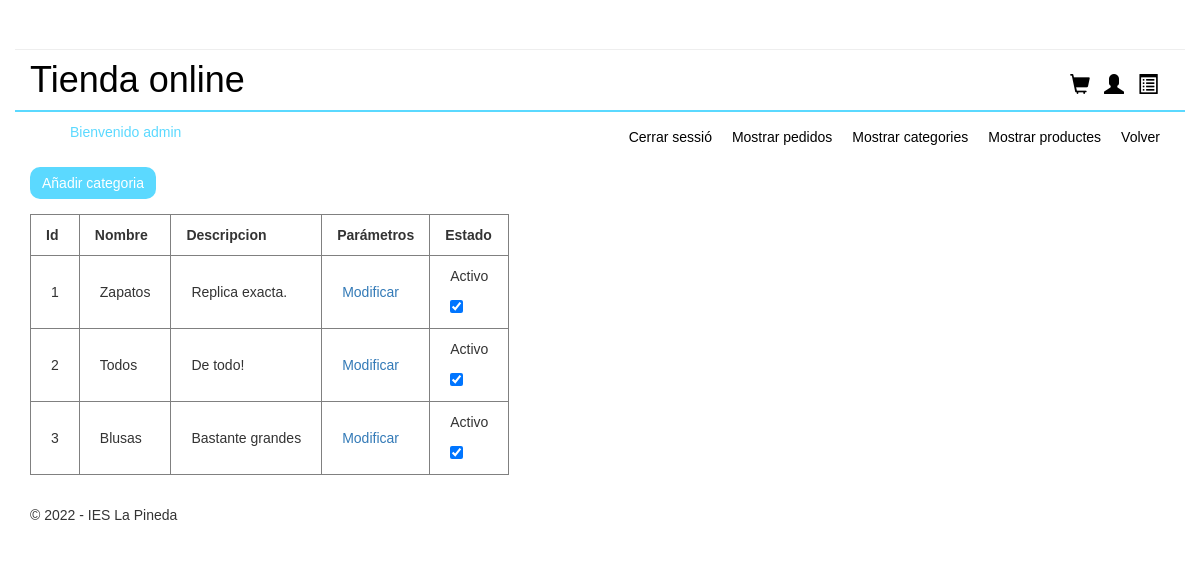
Page /admin/admin.php?controller=Administrador&action=iniciarVistaCategorias (signed in) on the earlier database version.
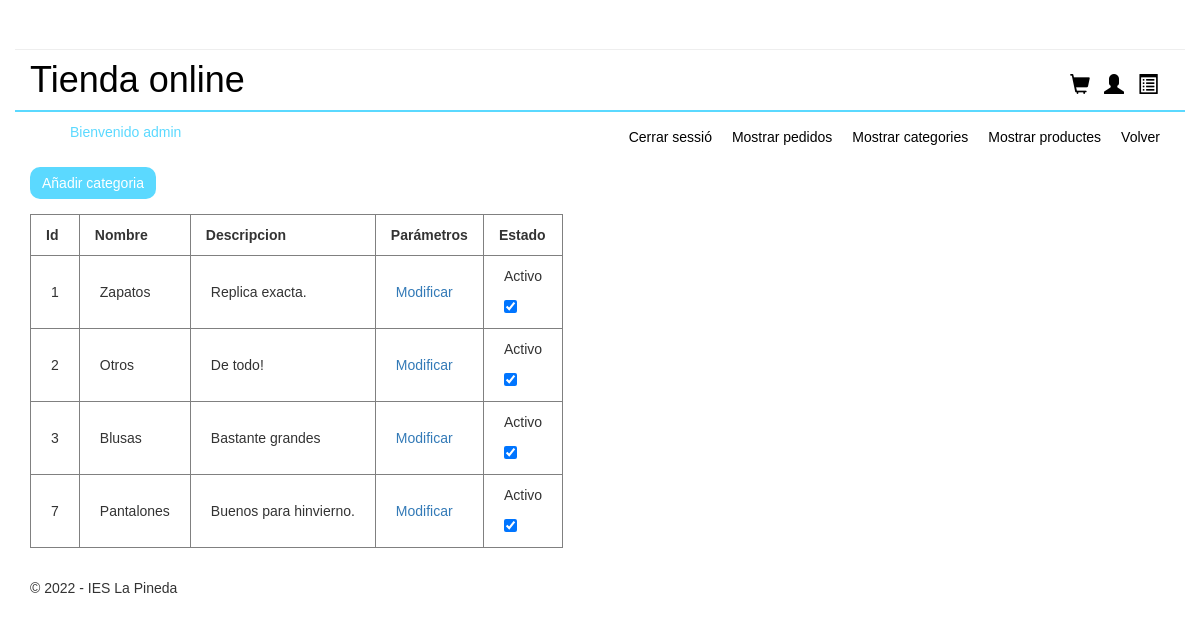
Same page on the later database version.
### tables this page shows
CREATE TABLE `categorias` (
  `id_categoria` int(255) NOT NULL,
  `nombre` varchar(255) NOT NULL,
  `descripcion` varchar(255) NOT NULL,
  `isactive` int(1) NOT NULL
);

### admin/controllers/AdministradorController.php (called while the page is built, shortened)
<?php
class AdministradorController
{
    public function iniciarVistaCategorias()
    {
        require_once "./models/administrador.php";
        $administrador = new Administrador();
        $todasLasCategorias = $administrador->mostrarCategorias();
        require_once "./views/mostrarCategorias.php";
    }
}

### models/database.php (called while the page is built, shortened)
<?php
class Database{
    public function __construct(){
        $servername = "localhost";
        $dbname= "botiga";
        $username = "root";
        $password = "";
		$this->db = new PDO("mysql:host=$servername;dbname=$dbname",$username, $password);
    }
}

### admin/models/administrador.php (called while the page is built, shortened)
<?php
require_once("../models/database.php");
class Administrador extends Database
{
    function mostrarCategorias()
    {
        $stmt = $this->db->prepare("SELECT * FROM categorias");
        $categories = array();
        if ($stmt->execute()) {
            while ($row = $stmt->fetch(PDO::FETCH_ASSOC)) {
                $categories[] = $row;
            }
        }
        return $categories;
    }
}

### admin/views/mostrarCategorias.php (the view, shortened to what this page needs)
<?php
  if ($_SESSION['role'] == 'admin') {
    echo "<a id='añadir_categoria' href='admin.php?controller=Administrador&action=iniciarAltaCategoria' class='btn btn-primary'>Añadir categoria</a>";
    echo "<table border='1' id='tablacategorias'>";
    echo "<tr>";
    echo "<th>Id</th>";
    echo "<th>Nombre</th>";
    echo "<th>Descripcion</th>";
    echo "<th>Parámetros</th>";
    echo "<th>Estado</th>";
    echo "</tr>";
    foreach ($todasLasCategorias as $categoria) {
      echo "<tr>";
      echo "<td>".$categoria['id_categoria']."</td>";
      echo "<td>". $categoria['nombre'] . "</td>";
      echo "<td>".$categoria['descripcion'] . "</td>";
      echo "<td><a href='?controller=Administrador&action=iniciarModificarCategoria&id_categoria=".$categoria['id_categoria']."'>Modificar</a></td>";
      echo "<td>";
      if ($categoria['isactive'] == 1) {
        echo "<p>Activo</p>";
      } else {
        echo "<p>Inactivo</p>";
      }
      echo "<form action='?controller=Administrador&action=activarCategoria' method='post'>";
      echo "<input type='checkbox' onChange='this.form.submit()' name='isactive' ";
      if ($categoria['isactive'] == 1) {
        echo "checked";
      } else {
        echo "";
      }
      echo ">";
      echo "</form>";
      echo "</tr>";
  }
    echo "</table>";
  } else {
    echo "<p>No tienes permisos para ver esta página</p>";
    header("Refresh:3; url=admin.php");
  }
?>

Differences in the rows shown:
changed categorias "De todo!": nombre "Todos" → "Otros"
added categorias: id_categoria "7", nombre "Pantalones", descripcion "Buenos para hinvierno.", shows "Activo", isactive "☑"
